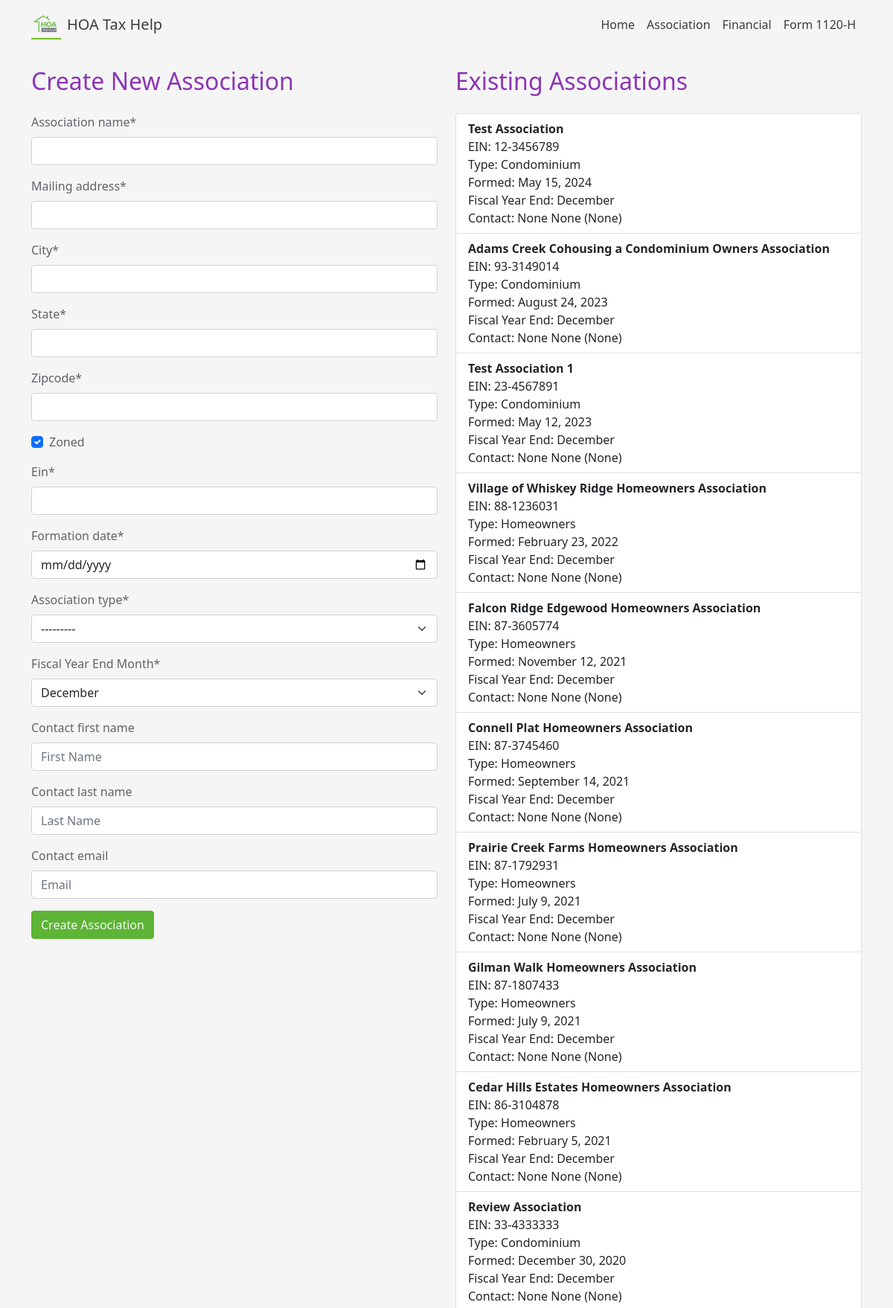
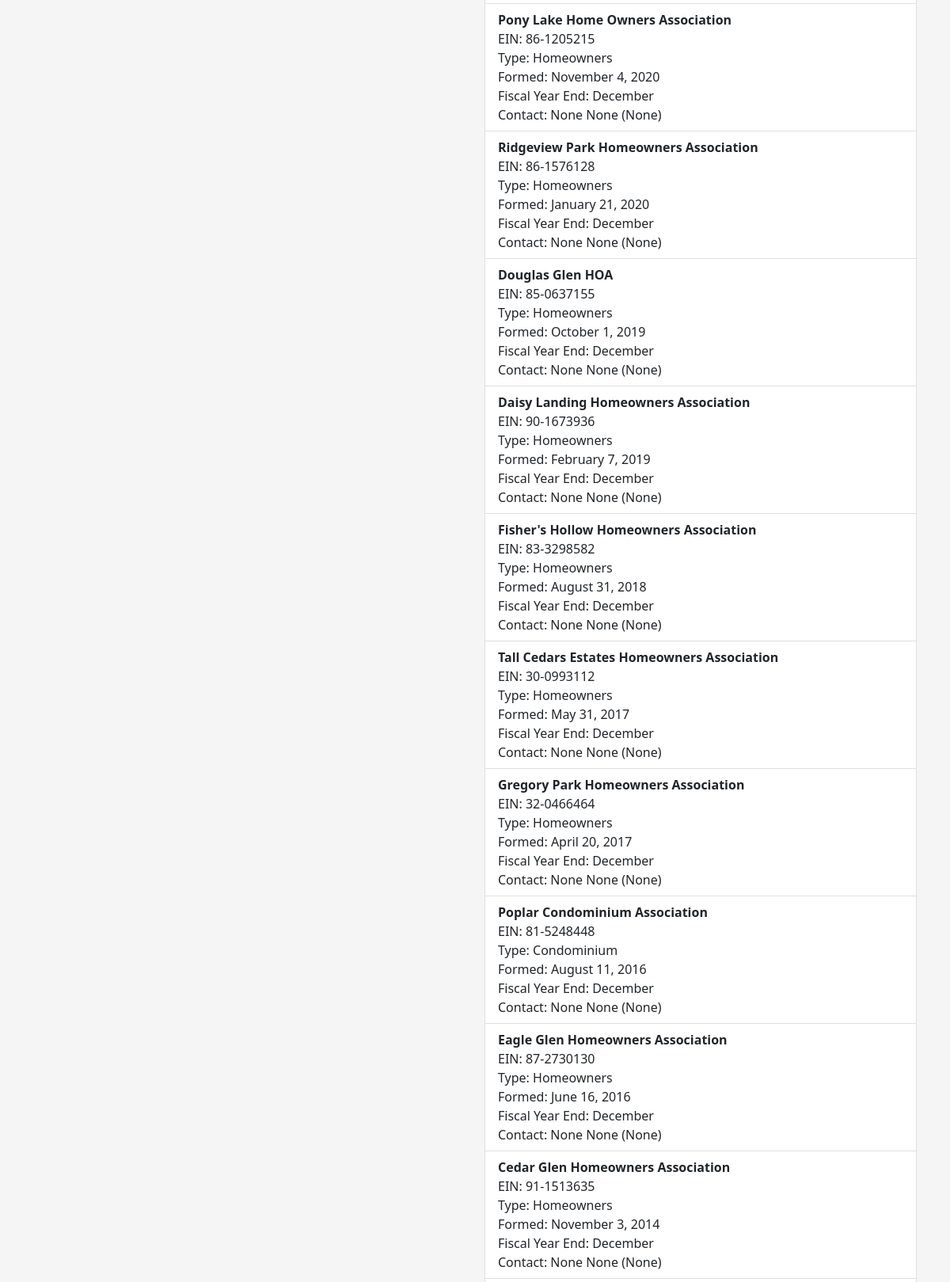
Screenshot of /create-association/ (upper part) with the database file from the repository (2 pictures, top to bottom).
### tax_form/models.py (models this page shows, shortened)
class Association(models.Model):
    ASSOCIATION_TYPES = (
        ('condo', 'Condominium'),
        ('homeowners', 'Homeowners'),
    )
    MONTH_CHOICES = [
        (1, 'January'), (2, 'February'), (3, 'March'), (4, 'April'),
        (5, 'May'), (6, 'June'), (7, 'July'), (8, 'August'),
        (9, 'September'), (10, 'October'), (11, 'November'), (12, 'December')
    ]
    association_name = models.CharField(max_length=255)
    mailing_address = models.CharField(max_length=255)
    city = models.CharField(max_length=100)
    state = models.CharField(max_length=100)
    zipcode = models.CharField(max_length=20)
    zoned = models.BooleanField(default=True)
    ein = models.CharField(max_length=11, unique=True, validators=[
        RegexValidator(
            regex=r'^\d{2}-\d{7}$',
            message="EIN must be in the format 'XX-XXXXXXX'."
        )
    ])
    formation_date = models.DateField()
    association_type = models.CharField(max_length=10, choices=ASSOCIATION_TYPES)
    fiscal_year_end_month = models.IntegerField(choices=MONTH_CHOICES, default=12)
    contact_first_name = models.CharField(max_length=100, null=True, blank=True)
    contact_last_name = models.CharField(max_length=100, null=True, blank=True)
    contact_email = models.EmailField(max_length=254, null=True, blank=True)
    def get_full_contact_name(self):
        return f"{self.contact_first_name} {self.contact_last_name}"

### tax_form/views/create_association.py (the view, shortened to what this page needs)
# urls.py: path('create-association/', create_association.CreateAssociationView.as_view(), name='create_association'),
class CreateAssociationView(View):
    template_name = 'tax_form/create_association.html'
    def get(self, request):
        form = AssociationForm()
        associations = Association.objects.all().order_by('-formation_date')
        context = {
            'form': form,
            'associations': associations,
        }
        return render(request, self.template_name, context)

### tax_form/templates/tax_form/create_association.html (shortened to what this page needs)
{% extends "tax_form/base.html" %}
{% load crispy_forms_tags %}
{% block content %}
<div class="row">
    <div class="col-md-6">
        <h2 class="mb-4">Create New Association</h2>
        <form method="post" class="mb-4">
            {{ form|crispy }}
            <button type="submit" class="btn btn-primary">Create Association</button>
        </form>
    </div>
    <div class="col-md-6">
        <h2 class="mb-4">Existing Associations</h2>
        {% if associations %}
            <ul class="list-group">
                {% for association in associations %}
                    <li class="list-group-item">
                        <strong>{{ association.association_name }}</strong><br>
                        EIN: {{ association.ein }}<br>
                        Type: {{ association.get_association_type_display }}<br>
                        Formed: {{ association.formation_date|date:"F j, Y" }}<br>
                        Fiscal Year End: {{ association.get_fiscal_year_end_month_display }}<br>
                        Contact: {{ association.get_full_contact_name }} ({{ association.contact_email }})
                    </li>
                {% endfor %}
            </ul>
        {% else %}
            <p>No associations have been created yet.</p>
        {% endif %}
    </div>
</div>
{% endblock %}

### tax_form/templates/tax_form/base.html (shortened to what this page needs)
{% load static %}
<!DOCTYPE html>
<html lang="en">
<head>
    <link href="https://cdn.jsdelivr.net/npm/bootstrap@5.1.3/dist/css/bootstrap.min.css" rel="stylesheet">
    <link href="{% static 'css/styles.css' %}" rel="stylesheet">
</head>
<body>
    {% include 'tax_form/partials/header.html' %}
    <main class="container mt-4">
        {% block content %}{% endblock %}
    </main>
</body>
</html>

### tax_form/templates/tax_form/partials/header.html (shortened to what this page needs)
{% load static %}
<header>
    <nav class="navbar navbar-expand-lg">
        <div class="container">
            <a class="navbar-brand d-flex align-items-center" href="{% url 'index' %}">
                <img src="{% static 'images/hoatax_logo.png' %}" alt="HOA Tax Help Logo" class="me-2" style="height: 40px;">
                <span>HOA Tax Help</span>
            </a>
            <div class="collapse navbar-collapse" id="navbarNav">
                <ul class="navbar-nav ms-auto">
                    <li class="nav-item">
                        <a class="nav-link" href="{% url 'index' %}">Home</a>
                    </li>
                    <li class="nav-item">
                        <a class="nav-link" href="{% url 'association' %}">Association</a>
                    </li>
                    <li class="nav-item">
                        <a class="nav-link" href="{% url 'create_financial' %}">Financial</a>
                    </li>
                    <li class="nav-item">
                        <a class="nav-link" href="{% url 'form_1120h' %}">Form 1120-H</a>
                    </li>
                </ul>
            </div>
        </div>
    </nav>
</header>

### static/css/styles.css (style rules this page uses)
:root { --tax-purple: #8C35B4; --tax-green: #5DB435; --tax-gray: #62626D; --tax-blue: #3C8DBC; --tax-dark-gray: #3C3C41; --tax-light-gray: #F5F5F5; --tax-yellow: #FFDD57; }
body { background-color: var(--tax-light-gray); color: var(--tax-gray); display: flex; flex-direction: column; min-height: 100vh; }
.navbar { background-color: var(--tax-light-gray); }
.navbar-brand, .nav-link { color: var(--tax-dark-gray) !important; }
.navbar-brand img { height: 40px; margin-right: 10px; }
.btn-primary { background-color: var(--tax-green); border-color: var(--tax-green); color: var(--tax-light-gray); }
main { flex: 1 0 auto; }
h1, h2, h3, h4, h5, h6 { color: var(--tax-purple); }
a { color: var(--tax-blue); }

### rows the page displays
Association: association_name "Test Association", ein "12-3456789", association_type "Condominium", formation_date "May 15, 2024", fiscal_year_end_month "December", get_full_contact_name "None None", contact_email "None"
Association: association_name "Adams Creek Cohousing a Condominium Owners Association", ein "93-3149014", association_type "Condominium", formation_date "August 24, 2023", fiscal_year_end_month "December", get_full_contact_name "None None", contact_email "None"
Association: association_name "Test Association 1", ein "23-4567891", association_type "Condominium", formation_date "May 12, 2023", fiscal_year_end_month "December", get_full_contact_name "None None", contact_email "None"
Association: association_name "Village of Whiskey Ridge Homeowners Association", ein "88-1236031", association_type "Homeowners", formation_date "February 23, 2022", fiscal_year_end_month "December", get_full_contact_name "None None", contact_email "None"
Association: association_name "Falcon Ridge Edgewood Homeowners Association", ein "87-3605774", association_type "Homeowners", formation_date "November 12, 2021", fiscal_year_end_month "December", get_full_contact_name "None None", contact_email "None"
Association: association_name "Connell Plat Homeowners Association", ein "87-3745460", association_type "Homeowners", formation_date "September 14, 2021", fiscal_year_end_month "December", get_full_contact_name "None None", contact_email "None"
Association: association_name "Prairie Creek Farms Homeowners Association", ein "87-1792931", association_type "Homeowners", formation_date "July 9, 2021", fiscal_year_end_month "December", get_full_contact_name "None None", contact_email "None"
Association: association_name "Gilman Walk Homeowners Association", ein "87-1807433", association_type "Homeowners", formation_date "July 9, 2021", fiscal_year_end_month "December", get_full_contact_name "None None", contact_email "None"
Association: association_name "Cedar Hills Estates Homeowners Association", ein "86-3104878", association_type "Homeowners", formation_date "February 5, 2021", fiscal_year_end_month "December", get_full_contact_name "None None", contact_email "None"
Association: association_name "Review Association", ein "33-4333333", association_type "Condominium", formation_date "December 30, 2020", fiscal_year_end_month "December", get_full_contact_name "None None", contact_email "None"
Association: association_name "Pony Lake Home Owners Association", ein "86-1205215", association_type "Homeowners", formation_date "November 4, 2020", fiscal_year_end_month "December", get_full_contact_name "None None", contact_email "None"
Association: association_name "Ridgeview Park Homeowners Association", ein "86-1576128", association_type "Homeowners", formation_date "January 21, 2020", fiscal_year_end_month "December", get_full_contact_name "None None", contact_email "None"
Association: association_name "Douglas Glen HOA", ein "85-0637155", association_type "Homeowners", formation_date "October 1, 2019", fiscal_year_end_month "December", get_full_contact_name "None None", contact_email "None"
Association: association_name "Daisy Landing Homeowners Association", ein "90-1673936", association_type "Homeowners", formation_date "February 7, 2019", fiscal_year_end_month "December", get_full_contact_name "None None", contact_email "None"
Association: association_name "Fisher's Hollow Homeowners Association", ein "83-3298582", association_type "Homeowners", formation_date "August 31, 2018", fiscal_year_end_month "December", get_full_contact_name "None None", contact_email "None"
Association: association_name "Tall Cedars Estates Homeowners Association", ein "30-0993112", association_type "Homeowners", formation_date "May 31, 2017", fiscal_year_end_month "December", get_full_contact_name "None None", contact_email "None"
Association: association_name "Gregory Park Homeowners Association", ein "32-0466464", association_type "Homeowners", formation_date "April 20, 2017", fiscal_year_end_month "December", get_full_contact_name "None None", contact_email "None"
Association: association_name "Poplar Condominium Association", ein "81-5248448", association_type "Condominium", formation_date "August 11, 2016", fiscal_year_end_month "December", get_full_contact_name "None None", contact_email "None"
Association: association_name "Eagle Glen Homeowners Association", ein "87-2730130", association_type "Homeowners", formation_date "June 16, 2016", fiscal_year_end_month "December", get_full_contact_name "None None", contact_email "None"
Association: association_name "Cedar Glen Homeowners Association", ein "91-1513635", association_type "Homeowners", formation_date "November 3, 2014", fiscal_year_end_month "December", get_full_contact_name "None None", contact_email "None"
